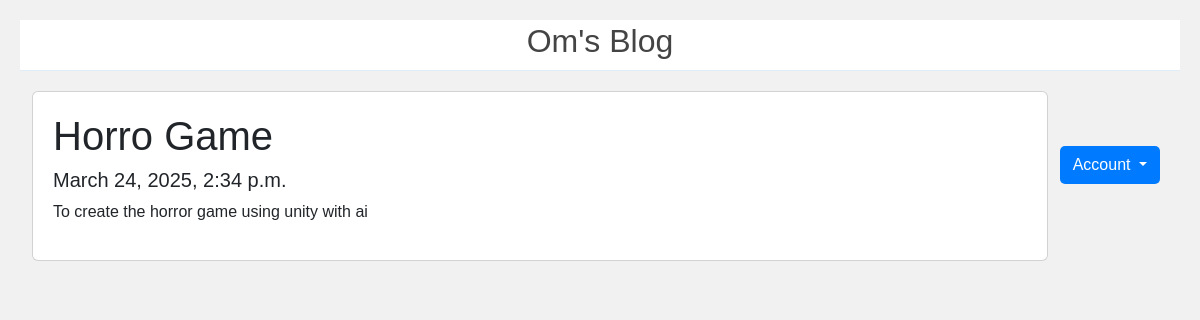
The page /posts/4 on the database its author committed.
### posts/models.py (models this page shows)
class Posts(models.Model):
    title = models.CharField(max_length=100)
    body = models.CharField(max_length=10000000)
    created_at = models.DateTimeField(default=datetime.now, blank=True)

### posts/views.py (the view)
# urls.py: path('',include('posts.urls')),
def posts(request, pk):
    pos = Posts.objects.get(id=pk)
    return render(request, 'posts.html', {'posts': pos})

### templates/posts.html (shortened to what this page needs)
<!DOCTYPE html>
<html>
<head>
<link href="assets/css/main.css" rel="stylesheet">
<link href="https://cdn.jsdelivr.net/npm/bootstrap@5.3.0/dist/css/bootstrap.min.css" rel="stylesheet">
</head>
<body>
<div class="header">
  <h2>Om's Blog</h2>
</div>
<div class="dropdown">
  <button class="btn btn-getstarted dropdown-toggle" type="button" data-bs-toggle="dropdown" aria-expanded="false">
    Account
  </button>
</div>
<div class="row">
  <div class="leftcolumn">
    <div class="card">
        <h1>{{posts.title}}</h1>
        <h5>{{posts.created_at}}</h5>
        <p>{{posts.body}}</p>
    </div>
  </div>
</div>
</body>
</html>

### static/assets/css/main.css (style rules this page uses)
:root { --default-font: "Roboto", system-ui, -apple-system, "Segoe UI", Roboto, "Helvetica Neue", Arial, "Noto Sans", "Liberation Sans", sans-serif, "Apple Color Emoji", "Segoe UI Emoji", "Segoe UI Symbol", "Noto Color Emoji"; --heading-font: "Raleway", sans-serif; --nav-font: "Poppins", sans-serif; }
:root { --background-color: #ffffff; --default-color: #444444; --heading-color: #124265; --accent-color: #2487ce; --surface-color: #ffffff; --contrast-color: #ffffff; }
:root { --nav-color: #124265; --nav-hover-color: #2487ce; --nav-mobile-background-color: #ffffff; --nav-dropdown-background-color: #ffffff; --nav-dropdown-color: #124265; --nav-dropdown-hover-color: #2487ce; }
:root { scroll-behavior: smooth; }
body { color: var(--default-color); background-color: var(--background-color); font-family: var(--default-font); }
h1, h2, h3, h4, h5, h6 { color: var(--heading-color); font-family: var(--heading-font); }
.header { color: var(--default-color); background-color: var(--background-color); padding: 20px 0; transition: all 0.5s; z-index: 997; border-bottom: 1px solid color-mix(in srgb, var(--accent-color), transparent 85%); }

### templates/posts.html (style rules this page uses)
* { box-sizing: border-box; }
body { font-family: Arial; padding: 20px; background: #f1f1f1; }
.header { padding: 2px; font-size: 40px; text-align: center; background: white; }
.leftcolumn { float: left; width: 100%; }
.card { background-color: white; padding: 20px; margin-top: 20px; }
.row:after { content: ""; display: table; clear: both; }
.btn-getstarted { color: white; background-color: #007bff; border-radius: 5px; float: right; margin-right: 20px; margin-top: 75px; }

### rows shown on the page
Posts: title "Horro Game", created_at "March 24, 2025, 2:34 p.m.", body "To create the horror game using unity with ai"
